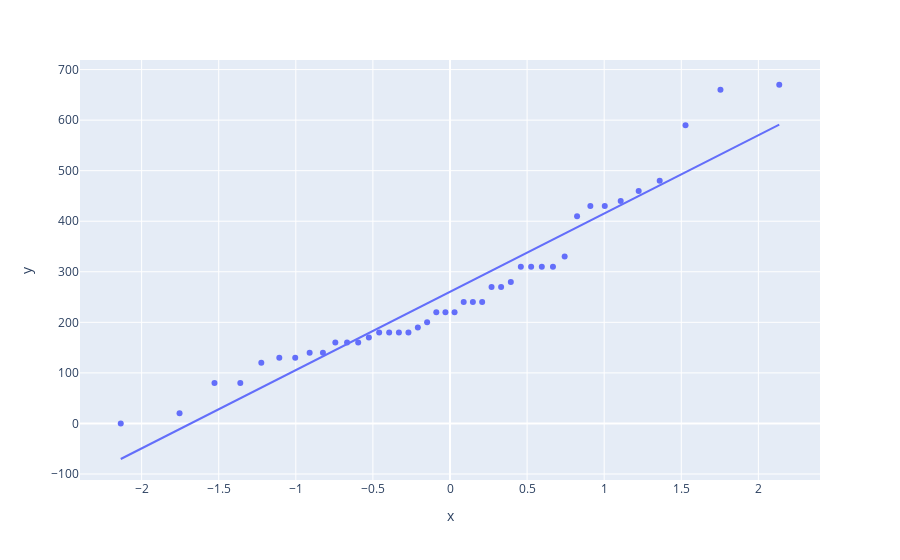

Notebook cell for this chart:
### Markdown cell above
Ein Blick auf die Form des Histogramms ist eine Möglichkeit, um festzustellen, ob die Daten annähernd normalverteilt sind, aber es kann sehr schwierig bzw. unklar sein, zu entscheiden, wie nahe das Histogramm an der Kurve liegt. Ein alternativer Ansatz besteht darin, ein normales Wahrscheinlichkeitsdiagramm zu erstellen, das auch als normales Q-Q-Diagramm für "Quantil-Quantil" bezeichnet wird.

### Code cell
from scipy.stats import probplot

(Q_x, Q_y) = probplot(dairy_queen['cal_fat'], fit=False)
px.scatter(x=Q_x, y=Q_y, trendline="ols")

### Figure 1 — Plotly figure (JSON) as saved in the notebook; plotly's stock layout.template omitted (floating-point values rounded to 4 significant figures)
{"data": [{"hovertemplate": "x=%{x}<br>y=%{y}<extra></extra>", "legendgroup": "", "marker": {"color": "#636efa", "symbol": "circle"}, "mode": "markers", "name": "", "orientation": "v", "showlegend": false, "type": "scatter", "x": [-2.135, -1.754, -1.527, -1.36, -1.224, -1.107, -1.004, -0.9103, -0.8241, -0.7436, -0.6677, -0.5955, -0.5262, -0.4594, -0.3946, -0.3314, -0.2695, -0.2086, -0.1485, -0.08887, -0.02959, 0.02959, 0.08887, 0.1485, 0.2086, 0.2695, 0.3314, 0.3946, 0.4594, 0.5262, 0.5955, 0.6677, 0.7436, 0.8241, 0.9103, 1.004, 1.107, 1.224, 1.36, 1.527, 1.754, 2.135], "xaxis": "x", "y": [0, 20, 80, 80, 120, 130, 130, 140, 140, 160, 160, 160, 170, 180, 180, 180, 180, 190, 200, 220, 220, 220, 240, 240, 240, 270, 270, 280, 310, 310, 310, 310, 330, 410, 430, 430, 440, 460, 480, 590, 660, 670], "yaxis": "y"}, {"hovertemplate": "<b>OLS trendline</b><br>y = 154.939 * x + 260.476<br>R<sup>2</sup>=0.923481<br><br>x=%{x}<br>y=%{y} <b>(trend)</b><extra></extra>", "legendgroup": "", "marker": {"color": "#636efa", "symbol": "circle"}, "mode": "lines", "name": "", "showlegend": false, "type": "scatter", "x": [-2.135, -1.754, -1.527, -1.36, -1.224, -1.107, -1.004, -0.9103, -0.8241, -0.7436, -0.6677, -0.5955, -0.5262, -0.4594, -0.3946, -0.3314, -0.2695, -0.2086, -0.1485, -0.08887, -0.02959, 0.02959, 0.08887, 0.1485, 0.2086, 0.2695, 0.3314, 0.3946, 0.4594, 0.5262, 0.5955, 0.6677, 0.7436, 0.8241, 0.9103, 1.004, 1.107, 1.224, 1.36, 1.527, 1.754, 2.135], "xaxis": "x", "y": [-70.37, -11.29, 23.81, 49.77, 70.87, 88.95, 104.9, 119.4, 132.8, 145.3, 157.0, 168.2, 178.9, 189.3, 199.3, 209.1, 218.7, 228.2, 237.5, 246.7, 255.9, 265.1, 274.2, 283.5, 292.8, 302.2, 311.8, 321.6, 331.7, 342.0, 352.7, 363.9, 375.7, 388.2, 401.5, 416.0, 432.0, 450.1, 471.2, 497.1, 532.2, 591.3], "yaxis": "y"}], "layout": {"autosize": true, "legend": {"tracegroupgap": 0}, "margin": {"t": 60}, "xaxis": {"anchor": "y", "autorange": true, "domain": [0, 1], "range": [-2.394, 2.394], "title": {"text": "x"}, "type": "linear"}, "yaxis": {"anchor": "x", "autorange": true, "domain": [0, 1], "range": [-112.3, 726.2], "title": {"text": "y"}, "type": "linear"}}}
